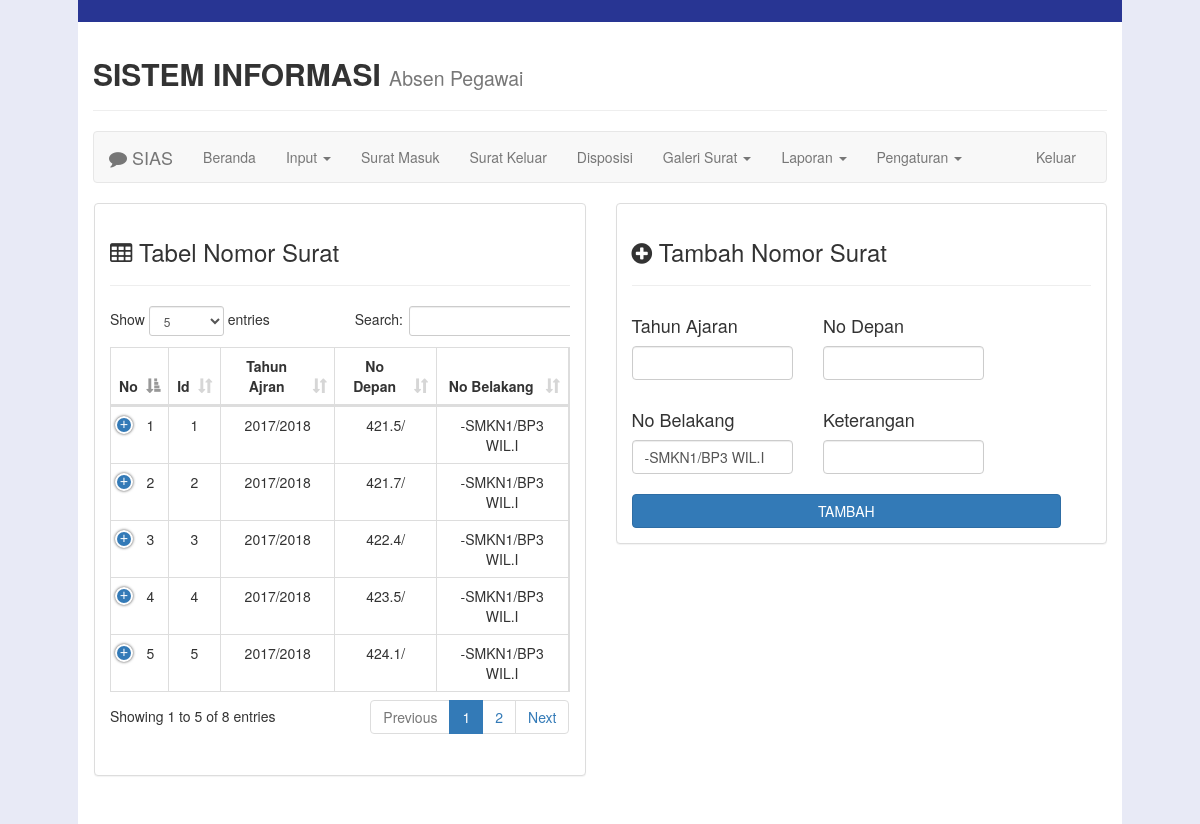
Screenshot of /admin/index.php?page=nomor_surat (signed in) with the database file from the repository.
### tables this page shows
CREATE TABLE `tb_nomor_surat` (
  `id` int(11) NOT NULL,
  `tahun_ajaran` char(10) NOT NULL,
  `no_depan` char(30) NOT NULL,
  `no_belakang` char(30) NOT NULL,
  `ket` varchar(50) NOT NULL
);

### admin/input_surat/nomor_surat.php (the view, shortened to what this page needs)
<div class="container" style="width: 100%;padding: 0;margin-left: 15px">
    <div class="row">
        <div class="col-md-6">
            <div class="panel panel-default">
                <div class="panel-body">
                    <div class="table-responsive">
                        <h3><i class="fa fa-table"></i> Tabel Nomor Surat</h3>
                        <hr>
                        <table id="example" class="table table-bordered" style="width: 100%; padding: 0; margin: 0px">
                            <thead>
                            <th style="text-align: center">No</th>
                            <th style="text-align: center">Id</th>
                            <th style="text-align: center">Tahun Ajran</th>
                            <th style="text-align: center">No Depan</th>
                            <th style="text-align: center">No Belakang</th>
                            </thead>
                            <tbody>
                            <?php
                            $no=1;
                            $query = "SELECT * FROM tb_nomor_surat";
                            $sql = mysqli_query($conn, $query);
                            while ($baris = mysqli_fetch_array($sql)){
                                ?>
                                <tr>
                                    <td style="text-align: center"><?php echo $no++ ?></td>
                                    <td style="text-align: center"><?php echo $baris['id']; ?></td>
                                    <td style="text-align: center"><?php echo $baris['tahun_ajaran']; ?></td>
                                    <td style="text-align: center"><?php echo $baris['no_depan']; ?></td>
                                    <td style="text-align: center"><?php echo $baris['no_belakang']; ?></td>
                                </tr>
                            <?php } ?>
                            </tbody>
                        </table><br>
                    </div>
                </div>
            </div>
        </div>
        <div class="col-md-6">
            <div class="panel panel-default">
                <div class="panel-body"  style="background-color: ">
                    <div class="card card-body">
                        <h3><i class="fa fa-plus-circle"></i> Tambah Nomor Surat</h3>
                        <hr>
                        <form action="" method="post">
                            <div class="row" style="width:100%">
                                <div class="col-md-5">
                                    <h4> Tahun Ajaran</h4>
                                    <input type="text" pattern="[0-9-/]+" title="hanya bisa diisi dengan Huruf 0-9-/" class="form-control" name="tahun_ajaran" style="width: 100%" required="">
                                    <br>
                                </div>
                                <div class="col-md-5">
                                    <h4> No Depan</h4>
                                    <input type="text" class="form-control" name="no_depan" style="width: 100%" required="">
                                    <br>
                                </div>
                                <div class="col-md-5">
                                    <h4> No Belakang</h4>
                                    <input type="text" class="form-control" name="no_belakang" style="width: 100%" value="-SMKN1/BP3 WIL.I" required="">
                                    <br>
                                </div>
                                <div class="col-md-5">
                                    <h4> Keterangan</h4>
                                    <input type="text" pattern="[A-Za-z- ]+" title="hanya bisa diisi dengan Huruf A-Z- " class="form-control" name="ket" style="width: 100%" required="">
                                    <br>
                                </div>
                                <div class="col-md-12">
                                    <button type="submit" name="simpan" class="btn btn-primary btn-block" style="cursor: pointer;"> TAMBAH</button>
                                </div>
                            </div>
                        </form>
                    </div>
                </div>
            </div>
        </div>
    </div>
</div>

### rows the page displays
tb_nomor_surat: id "1", tahun_ajaran "2017/2018", no_depan "421.5/", no_belakang "-SMKN1/BP3 WIL.I"
tb_nomor_surat: id "2", tahun_ajaran "2017/2018", no_depan "421.7/", no_belakang "-SMKN1/BP3 WIL.I"
tb_nomor_surat: id "3", tahun_ajaran "2017/2018", no_depan "422.4/", no_belakang "-SMKN1/BP3 WIL.I"
tb_nomor_surat: id "4", tahun_ajaran "2017/2018", no_depan "423.5/", no_belakang "-SMKN1/BP3 WIL.I"
tb_nomor_surat: id "5", tahun_ajaran "2017/2018", no_depan "424.1/", no_belakang "-SMKN1/BP3 WIL.I"
